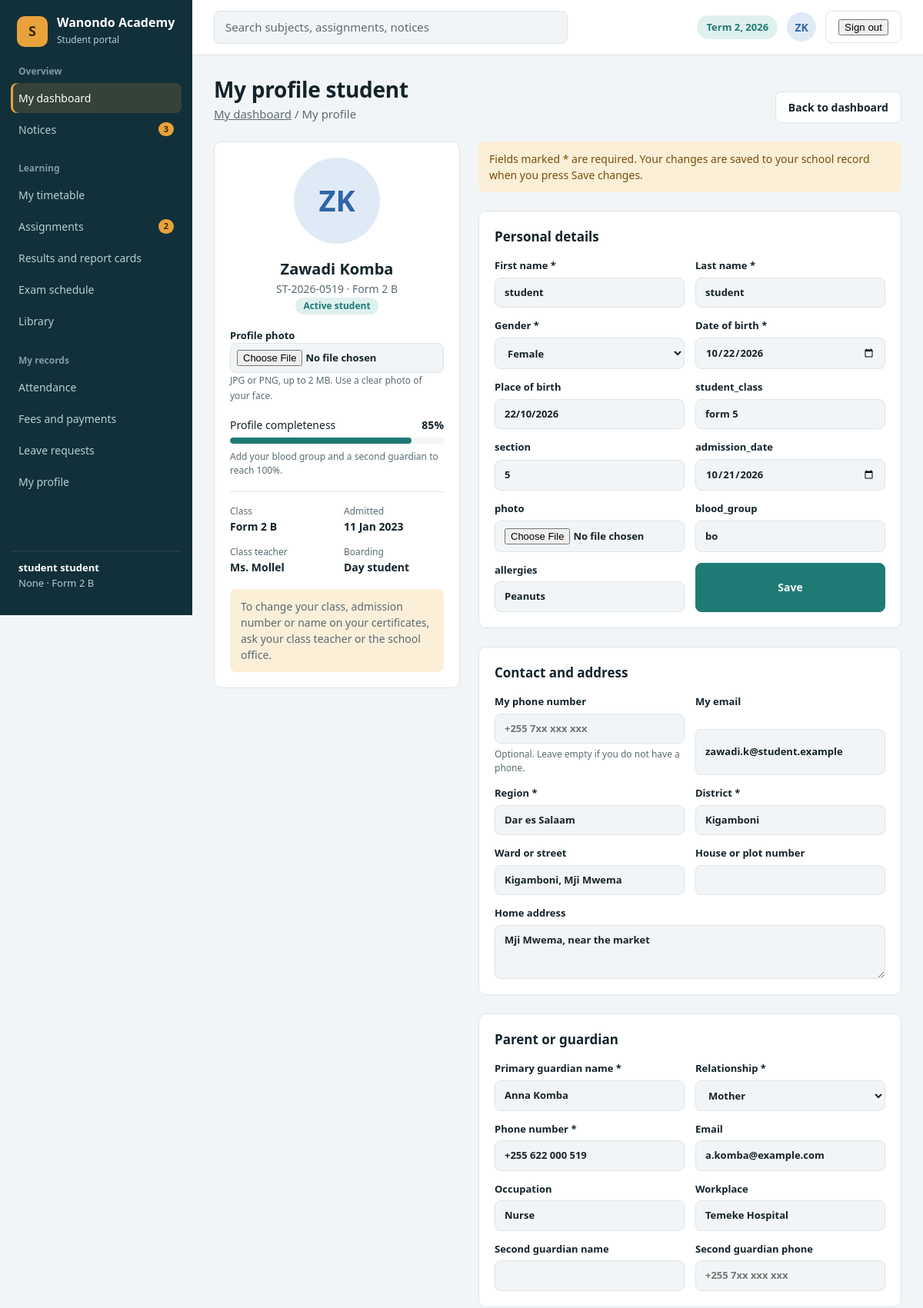
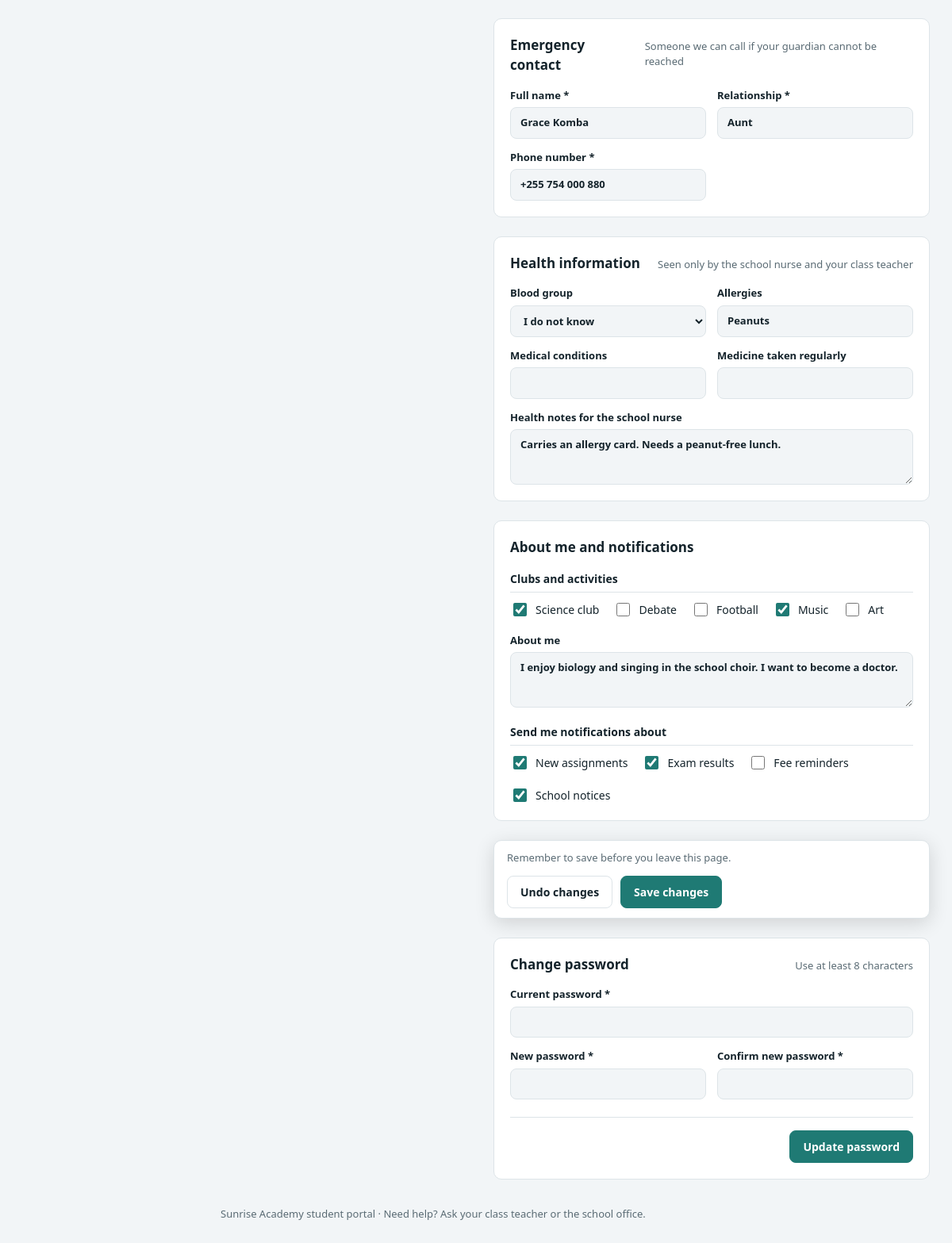
The page /student_profile/ (signed in) on the database its author committed (2 pictures, top to bottom).
### account/models.py (models this page shows, shortened)
class User(AbstractBaseUser):
    email = models.EmailField(max_length=255,unique=True)
    name = models.CharField(max_length=255)
    is_active = models.BooleanField(default=True)
    is_student = models.BooleanField(default=True)
    is_teacher = models.BooleanField(default=False)
    is_staff = models.BooleanField(default=False)
    is_superuser = models.BooleanField(default=False)
    created_at = models.DateTimeField(auto_now_add=True)
    updated_at = models.DateTimeField(auto_now=True)
    registration_number = models.CharField(max_length=20,unique=True,blank=True,null=True)
    USERNAME_FIELD = 'email'
    objects = UserManager()

### student/models.py (models this page shows, shortened)
class Student(models.Model):
    user = models.OneToOneField(User,on_delete=models.CASCADE)
    first_name = models.CharField(max_length=50)
    last_name = models.CharField(max_length=50)
    gender = models.CharField(max_length=50,choices=[('Male','Male'),('Female','Female')])
    date_of_birth = models.DateField()
    student_class = models.CharField(max_length=50)
    section = models.CharField(max_length=50)
    admission_date = models.DateField()
    photo = models.ImageField(upload_to='images')
    home_address = models.TextField()
    blood_group = models.CharField(max_length=50)
    allergies = models.CharField(max_length=255)
    created_at = models.DateTimeField(auto_now=True)

### student/views.py (the view)
# urls.py: path('student_profile/',student_profile ,name='student_profile'),
def student_profile(request):
    studentforms = studentform()
    parentforms = parentform()
    return render(request,'student/student_profile.html',{'student':studentforms,'parent':parentforms})

### student/templates/student/student_profile.html (shortened to what this page needs)
{% extends "student/student_logged_in.html" %}
{% load static %}
{% block styles %}
<link rel="stylesheet" href="{% static "student/student_profile.css" %}">
{% endblock styles %}
{% block main %}
<main class="content">
  <div class="page-head">
    <div>
      <h1>My profile {{request.user.student.first_name}}</h1>
      <p><a href="student-dashboard.html" style="text-decoration:underline">My dashboard</a> / My profile</p>
    </div>
    <div class="btn-row">
      <a href="{% url "student_logged_in" %}" class="btn">Back to dashboard</a>
    </div>
  </div>
  <div class="profile-layout">
    <aside class="card side-card" aria-label="Profile summary">
      <div>
        <div class="photo" aria-hidden="true">ZK</div>
      </div>
      <div>
        <h2>Zawadi Komba</h2>
        <p>ST-2026-0519 · Form 2 B</p>
        <p><span class="badge b-ok">Active student</span></p>
      </div>
      <label style="text-align:left;font-size:13px;font-weight:600">Profile photo
        <input type="file" name="photo" form="profile-form" accept="image/png, image/jpeg">
        <span class="hint">JPG or PNG, up to 2 MB. Use a clear photo of your face.</span>
      </label>
      <div class="complete">
        <div class="top"><span>Profile completeness</span><b>85%</b></div>
        <div class="track"><i style="width:85%"></i></div>
        <small>Add your blood group and a second guardian to reach 100%.</small>
      </div>
      <dl class="info">
        <div><dt>Class</dt><dd>Form 2 B</dd></div>
        <div><dt>Admitted</dt><dd>11 Jan 2023</dd></div>
        <div><dt>Class teacher</dt><dd>Ms. Mollel</dd></div>
        <div><dt>Boarding</dt><dd>Day student</dd></div>
      </dl>
      <p class="notice" style="text-align:left">To change your class, admission number or name on your certificates, ask your class teacher or the school office.</p>
    </aside>
    <div class="stack">
      <div class="stack" id="profile-form">
        <p class="notice">Fields marked * are required. Your changes are saved to your school record when you press Save changes.</p>
        <form class="stack" id="profile-form" action="{% url "student_him_self" request.user.id %}" method="post" enctype="multipart/form-data">
        <section class="card">
          <div class="card-head"><h2>Personal details</h2></div>
          <div class="form-grid">
            <label>First name *<input name="first_name" value="{{request.user.student.first_name}}" required autocomplete="given-name"></label>
            <label>Last name *<input name="last_name" value="{{request.user.student.last_name}}" required autocomplete="family-name"></label>
            <label>Gender *
              <select name="gender" required>
                <option value="">{{request.user.student.gender}}</option><option selected>Female</option><option>Male</option>
              </select>
            </label>
            <label>Date of birth *<input type="date" name="date_of_birth" value="{{request.user.student.date_of_birth|date:'Y-m-d'}}" required autocomplete="bday"></label>
            <label>Place of birth<input name="home_address" value="{{request.user.student.home_address}}"></label>
            <label>student_class<input name="student_class" value="{{request.user.student.student_class}}"></label>
            <label>section<input name="section" value="{{request.user.student.section}}"></label>
            <label>admission_date<input type="date" name="admission_date" value="{{request.user.student.admission_date|date:'Y-m-d'}}"></label>
            <label>photo<input type="file" name="photo" value="{{request.user.student.section}}"></label>
            <label>blood_group<input name="blood_group" value="{{request.user.student.blood_group}}"></label>
            <label>allergies<input name="allergies" value="{{request.user.student.allergies}}"></label>
            <button type="submit" class="btn btn-primary">Save</button>
          </div>
        </section>
        </form>
        <section class="card">
          <div class="card-head"><h2>Contact and address</h2></div>
          <div class="form-grid">
            <label>My phone number<input type="tel" name="phone" value="" placeholder="+255 7xx xxx xxx" pattern="\+?[0-9 ]{9,15}" autocomplete="tel"><span class="hint">Optional. Leave empty if you do not have a phone.</span></label>
            <label>My email<input type="email" name="email" value="zawadi.k@student.example" autocomplete="email"></label>
            <label>Region *<input name="region" value="Dar es Salaam" required></label>
            <label>District *<input name="district" value="Kigamboni" required></label>
            <label>Ward or street<input name="ward" value="Kigamboni, Mji Mwema"></label>
            <label>House or plot number<input name="house" value=""></label>
            <label class="full">Home address<textarea name="address">Mji Mwema, near the market</textarea></label>
          </div>
        </section>
        <section class="card">
          <div class="card-head"><h2>Parent or guardian</h2></div>
          <div class="form-grid">
            <label>Primary guardian name *<input name="guardian1_name" value="Anna Komba" required></label>
            <label>Relationship *
              <select name="guardian1_relation" required>
                <option value="">Choose</option><option selected>Mother</option><option>Father</option><option>Guardian</option><option>Other relative</option>
              </select>
            </label>
            <label>Phone number *<input type="tel" name="guardian1_phone" value="+255 622 000 519" required pattern="\+?[0-9 ]{9,15}"></label>
            <label>Email<input type="email" name="guardian1_email" value="a.komba@example.com"></label>
            <label>Occupation<input name="guardian1_job" value="Nurse"></label>
            <label>Workplace<input name="guardian1_work" value="Temeke Hospital"></label>
            <label>Second guardian name<input name="guardian2_name" value=""></label>
            <label>Second guardian phone<input type="tel" name="guardian2_phone" value="" placeholder="+255 7xx xxx xxx" pattern="\+?[0-9 ]{9,15}"></label>
          </div>
        </section>
        <section class="card">
          <div class="card-head"><h2>Emergency contact</h2><span>Someone we can call if your guardian cannot be reached</span></div>
          <div class="form-grid">
            <label>Full name *<input name="emergency_name" value="Grace Komba" required></label>
            <label>Relationship *<input name="emergency_relation" value="Aunt" required></label>
            <label>Phone number *<input type="tel" name="emergency_phone" value="+255 754 000 880" required pattern="\+?[0-9 ]{9,15}"></label>
          </div>
        </section>
        <section class="card">
          <div class="card-head"><h2>Health information</h2><span>Seen only by the school nurse and your class teacher</span></div>
          <div class="form-grid">
            <label>Blood group
              <select name="blood_group">
                <option value="" selected>I do not know</option><option>A</option><option>B</option><option>AB</option><option>O</option>
              </select>
            </label>
            <label>Allergies<input name="allergies" value="Peanuts"></label>
            <label>Medical conditions<input name="conditions" value=""></label>
            <label>Medicine taken regularly<input name="medication" value=""></label>
            <label class="full">Health notes for the school nurse<textarea name="health_notes">Carries an allergy card. Needs a peanut-free lunch.</textarea></label>
          </div>
        </section>
        <section class="card">
          <div class="card-head"><h2>About me and notifications</h2></div>
          <p class="form-section" style="margin-top:0">Clubs and activities</p>
          <div class="checks" style="margin-bottom:18px">
            <label><input type="checkbox" name="clubs" value="science" checked> Science club</label>
            <label><input type="checkbox" name="clubs" value="debate"> Debate</label>
            <label><input type="checkbox" name="clubs" value="football"> Football</label>
            <label><input type="checkbox" name="clubs" value="music" checked> Music</label>
            <label><input type="checkbox" name="clubs" value="art"> Art</label>
          </div>
          <div class="form-grid">
            <label class="full">About me<textarea name="about" placeholder="Tell us about your interests and what you want to become">I enjoy biology and singing in the school choir. I want to become a doctor.</textarea></label>
          </div>
          <p class="form-section">Send me notifications about</p>
          <div class="checks">
            <label><input type="checkbox" name="notify" value="assignments" checked> New assignments</label>
            <label><input type="checkbox" name="notify" value="results" checked> Exam results</label>
            <label><input type="checkbox" name="notify" value="fees"> Fee reminders</label>
            <label><input type="checkbox" name="notify" value="notices" checked> School notices</label>
          </div>
        </section>
        <div class="save-bar">
          <span>Remember to save before you leave this page.</span>
          <div class="btn-row">
            <button type="reset" class="btn">Undo changes</button>
            <button type="submit" class="btn btn-primary">Save changes</button>
          </div>
        </div>
      </div>
      <form class="card" id="password" action="/student/password/change" method="post">
        <div class="card-head"><h2>Change password</h2><span>Use at least 8 characters</span></div>
        <div class="form-grid">
          <label class="full">Current password *<input type="password" name="current_password" required autocomplete="current-password"></label>
          <label>New password *<input type="password" name="new_password" required minlength="8" autocomplete="new-password"></label>
          <label>Confirm new password *<input type="password" name="confirm_password" required minlength="8" autocomplete="new-password"></label>
        </div>
        <div class="modal-foot"><button type="submit" class="btn btn-primary">Update password</button></div>
      </form>
    </div>
  </div>
</main>
{% endblock main %}

### student/templates/student/student_logged_in.html (shortened to what this page needs)
<!DOCTYPE html>
{% load static %}
<html lang="en">
<head>
<link rel="stylesheet" href="{% static "account/general.css" %}">
<link rel="stylesheet" href="{% static "account/components.css" %}">
{% block styles %}{% endblock styles %}
</head>
<body>
<div class="app">
  <aside class="sidebar">
    <a class="brand" href="{% url "student_logged_in" %}">
      <div class="brand-mark">S</div>
      <div><strong>Wanondo Academy</strong><span>Student portal</span></div>
    </a>
    <nav aria-label="Main">
      <div class="nav-group">
        <h3>Overview</h3>
        <ul>
          <li><a href="{% url "student_logged_in" %}" aria-current="page">My dashboard</a></li>
          <li><a href="#">Notices <span class="nav-count">3</span></a></li>
        </ul>
      </div>
      <br>
      <div class="nav-group">
        <h3>Learning</h3>
        <ul>
          <li><a href="#">My timetable</a></li>
          <li><a href="#">Assignments <span class="nav-count">2</span></a></li>
          <li><a href="#">Results and report cards</a></li>
          <li><a href="#">Exam schedule</a></li>
          <li><a href="#">Library</a></li>
        </ul>
      </div>
      <br>
      <div class="nav-group">
        <h3>My records</h3>
        <ul>
          <li><a href="#">Attendance</a></li>
          <li><a href="#">Fees and payments</a></li>
          <li><a href="#">Leave requests</a></li>
          <li><a href="{% url "student_profile" %}">My profile</a></li>
        </ul>
      </div>
    </nav>
    <div class="sidebar-foot"><b>{{request.user.student.first_name}} {{request.user.student.last_name}}</b>{{request.user.registration_number}} · Form 2 B</div>
  </aside>
  <div class="main">
    <header class="topbar">
      <div class="search"><input type="search" placeholder="Search subjects, assignments, notices" aria-label="Search"></div>
      <div class="top-actions">
        <span class="term-chip">Term 2, 2026</span>
        <div class="avatar" title="Zawadi Komba">ZK</div>
        <form class="btn"  action="{% url "logout" %}" method="post">
          <button type="submit">Sign out</button>
        </form>
      </div>
    </header>
    {% block main %}{% endblock main %}
    <footer>Sunrise Academy student portal · Need help? Ask your class teacher or the school office.</footer>
  </div>
</div>
</body>
</html>

### rows shown on the page
User: user.student.first_name "student", user.student.last_name "student", user.registration_number "None", first_name "student", last_name "student", date_of_birth "10/22/2026", home_address "22/10/2026", student_class "form 5", section "5", admission_date "10/21/2026", blood_group "bo", allergies "Peanuts"
